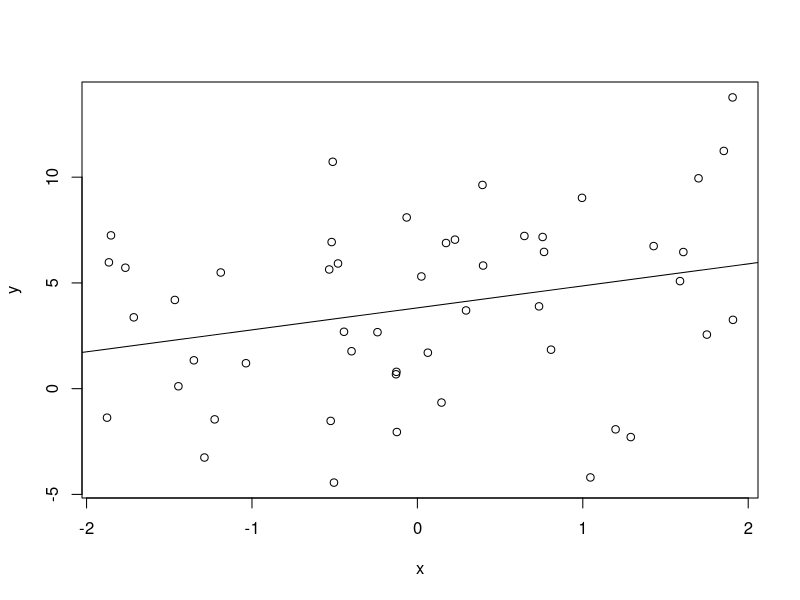
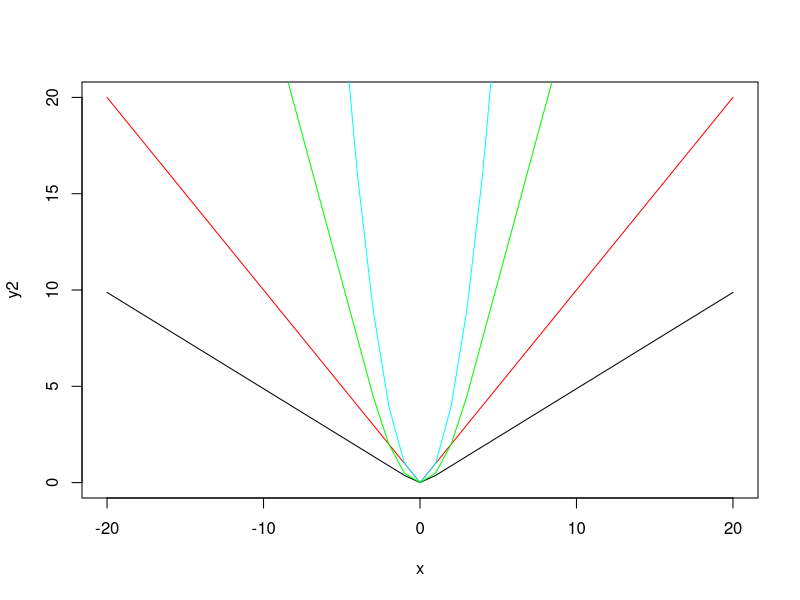

Source code (R) for these figures, in order: (Note: this script raises an error after producing the figures.)
## ---- chunk 1
knitr::opts_chunk$set(echo = TRUE)
## ---- chunk 2
set.seed(47)                            # Create example data
x <- runif(50,min=-2,max = 2)
e <- rnorm(50, 0, 4)  
y <- rnorm(100) + 0.5 * x
y <- 3 + 2 * x + e  
my_data <- data.frame(x, y)
head(my_data) 
plot(x, y)
model <- lm(y ~ x)
coef(model)
summary(model)
#y_pred = predict(model)
y_pred <- predict(model)
abline(model)

## ---- chunk 3

set.seed(1)
#x = runif(100,-100,100)
x= c(-20:20)
y1 = x**2
y2=  abs(x)
delta1 = 0.5
delta2 = 3
mse = 0.5 * (x**2)
mae1 = delta1 * (abs(x) - 0.5*delta1)
mae2 = delta2 * (abs(x) - 0.5*delta2)
huber_1 = ifelse( abs(x) <= delta1, mse, mae1)
huber_2 = ifelse( abs(x) <= delta2, mse, mae2)

#plot(x,col2,col = "red")
#par(new=TRUE)
#points(x,y1,col = "cyan")
#par(new=TRUE)
#points(x,y2,col = "black")

#df=data.frame(x,y1,y2,huber_1,huber_2)
#df <- as.data.frame(df)

#df2 = melt(data=df,id.vars ="x")
#df2
#plot(x, col2, col='blue', lty = 1,pch=19,lwd=1)
#points(x,y1,col = "cyan")
#points(x,y2,col = "black")

x
y1
y2
huber_1
huber_2

#huber1 <- function(x, a=5) ifelse (abs(x) <= a, 0.5*(x^2), a*abs(x)-0.5*a^2)




plot(x,y2,col = "red",type = "l")

lines(x,y1,col = "cyan")

lines(x,huber_1,col = "black")

lines(x,huber_2,col = "green")

#legend("top", legend=c("L1", "L2","Huber_1","Huber_2"),
#       col=c("red", "cyan","black","green"),lty =1)

## ---- chunk 4
#Gradient Descent Code

gradient_descent <- function(X,y,alpha,iterations,type){
  n = length(y)
  m <- runif(1, 0, 1)
  c <- runif(1, 0, 1)
  iter = 0
  hypothesis = m*X+c
  while (iter < iterations){
    
    if (type == "Quadratic"){
      loss = hypothesis - y
    }
    else if(type == "mean_absolute"){
      loss = hypothesis - y
      loss[loss>0] = 1
      loss[loss<0] = -1
    }
    else if (type == "huber"){
      delta = 5
      huber1 <- function(d, delta=5) ifelse (abs(d) <= a, 0.5*(d^2), a*abs(d)-0.5*d^2)
      loss = hypothesis - y
      loss[abs(loss) <= delta] = loss[abs(loss) <= delta]
      loss[abs(loss) > delta] = delta * sign(loss[abs(loss) > delta])
    }
    gradient = sum(loss*X)
    m_new <- m - alpha * ((1 / n) * gradient)
    c_new <- c - alpha *((1 / n) * sum(loss))
    m <- m_new
    c <- c_new
    hypothesis = m*X+c
    iter = iter +1
    }
  print(paste("Optimal intercept:", c, "Optimal slope:", m))
  return(m)
}


set.seed(1)
x = runif(50,-20,20)
e = rnorm(50,0,4)
y = 3 + 2 * x +e
gradient_descent(x,y,0.01,1000,"Quadratic")
print("Hi")
## ---- chunk 5
#Stochastic Gradient Descent
Stoc_gradient_descent <- function(X,y,alpha,iterations,type){
  n = length(y)
  m <- runif(1, 0, 1)
  c <- runif(1, 0, 1)
  iter = 0
  
  while (iter<iterations){
   
    iter = iter+1
    j=0
    while (j < n){
      hypothesis = m*X+c
      yhat = m * X + c
    
      if (type == "Quadratic"){
        loss = hypothesis - y
      }
      else if(type == "mean_absolute"){
        loss = hypothesis - y
        loss[loss>0] = 1
        loss[loss<0] = -1
      }
      else if (type == "huber"){
        delta = 5
        huber1 <- function(x, delta=5) ifelse (abs(x) <= a, 0.5*(x^2), a*abs(x)-0.5*a^2)
        loss = hypothesis - y
        loss[abs(loss) <= delta] = loss[abs(loss) <= delta]
        loss[abs(loss) > delta] = delta * sign(loss[abs(loss) > delta])
      }
      gradient = sum(X*loss)
      m_new <- m - alpha * ((1 / n) * gradient)
      c_new <- c - alpha * ((1 / n) * (sum(loss)))
      m <- m_new
      c <- c_new
      j = j+1
     
    }
    
  }
  #return(paste("Optimal intercept:", c, "Optimal slope:", m))  
  return(m)
  
}


## ---- chunk 6
#ans4a
set.seed(1)
x = runif(50,-20,20)
e = rnorm(50,0,4)
y = 3 + 2 * x +e
gradient_descent(x,y,0.01,1000,"huber")
Stoc_gradient_descent(x,y,0.01,1000,"huber")
#sgd(x,y,0.01,0.01,50,1000)
## ---- chunk 7
#plotting histogram
ana_list = c()
huber_list = c()
mse_list = c()
for (i in 1:10){
  x = matrix(runif(50,-20,20))
  e = rnorm(50,0,4)
  y = 3 + 2 * x + e
  X = cbind(1,x)
  #print(class(X))
  print(class(y))
  ana_list = append(ana_list,analytical_solution(X,y)[2])
  huber_list = append(huber_list,Stoc_gradient_descent(x,y,0.01,1000,"huber"))
  mse_list = append(mse_list,Stoc_gradient_descent(x,y,0.01,1000,"Quadratic"))
}
## ---- chunk 8
#Stoc_gradient_descent(x,y,0.01,1000,"huber")
#hist(ana_list)
#hist(huber_list)
hist(mse_list)
## ---- chunk 9
# ana_list = c()
# huber_list = c()
# mse_list = c()
# for (i in 1:5){
#   x = matrix(runif(5,-20,20))
#   e = rnorm(5,0,4)
#   y = 3 + 2 * x + e
# 
#   X = cbind(1,x)
#   set.seed(1)
#   sel_ten = sample(1:5,3)
#   sel_pos = sample(sel_ten,2)
#   sel_neg = setdiff(sel_ten,sel_pos)
#   # print(y[sel_pos])
#   # print(y[sel_neg])
#   # y[sel_pos] = invisible(lapply(y[sel_pos],double_val))
#   # y[sel_neg] = invisible(lapply(y[sel_neg],half_val))
#   # y1 = matrix(y)
#   # print(class(y1))
#   #ana_list = append(ana_list,analytical_solution(X,y1)[2])
#   huber_list = append(huber_list,Stoc_gradient_descent(x,y1,0.01,1000,"huber"))
#   mse_list = append(mse_list,Stoc_gradient_descent(x,y1,0.01,1000,"Quadratic"))
# }

ana_list = c()
huber_list = c()
mse_list = c()
for (i in 1:100){
  x = matrix(runif(50,-20,20))
  e = rnorm(50,0,4)
  y = 3 + 2 * x + e
  X = cbind(1,x)
  sel_ten = sample(1:50,5)
  sel_pos = sample(sel_ten,3)
  sel_neg = setdiff(sel_ten,sel_pos)
  y[sel_pos] = invisible(lapply(y[sel_pos],double_val))
  y[sel_neg] = invisible(lapply(y[sel_pos],half_val))
  y = matrix(unlist(y))
  ana_list = append(ana_list,analytical_solution(X,y)[2])
  huber_list = append(huber_list,Stoc_gradient_descent(x,y,0.01,1000,"huber"))
  mse_list = append(mse_list,Stoc_gradient_descent(x,y,0.01,1000,"Quadratic"))
 
}
print("done")
## ---- chunk 10
options(warn=-1)
## ---- chunk 11
  options(warn=-1)
  x = matrix(runif(25,-20,20))
  e = rnorm(25,0,4)
  y = 3 + 2 * x + e
  y
  X = cbind(1,x)
  sel_ten = sample(1:25,5)
  sel_ten
  sel_pos = sample(sel_ten,3)
  sel_pos
  sel_neg = setdiff(sel_ten,sel_pos)
  sel_neg
  y[sel_pos] = invisible(lapply(y[sel_pos],double_val))
  y[sel_neg] = invisible(lapply(y[sel_pos],half_val))
  y = matrix(unlist(y))
## ---- chunk 12
p1 = hist(ana_list)
p2 = hist(huber_list)
p3 = hist(mse_list)
plot( p1, col=rgb(0,0,1,1/4))  # first histogram
plot( p2, col=rgb(1,0,0,1/4), add=T)
plot( p3, col=rgb(0,1,0,1/4), add=T)
legend("topright",        # Add legend to plot
       c("analytical", "huber", "mse"),
       col = (c(rgb(0,0,1,1/4),rgb(1,0,0,1/4),rgb(0,1,0,1/4))),
       lty = 1,lwd=2)
## ---- chunk 13
# ans 4e add outliers in y 
x = matrix(runif(5,-20,20))
e = rnorm(5,0,4)
y = 3 + 2 * x + e
set.seed(1)
#select 0.1 of Y
double_val<- function(x){
  y = 2*x
  return(y)
}
half_val <- function(x){
  y = x/2
  return(y)
}
sel_ten = sample(1:5,3)
sel_pos = sample(sel_ten,1)
sel_neg = setdiff(sel_ten,sel_pos)
print(y)
class(y)
y[sel_pos] = invisible(lapply(y[sel_pos],double_val))
y[sel_neg] = invisible(lapply(y[sel_neg],half_val))
y = matrix(unlist(y))
print(y)
class(y)

## ---- chunk 14
#testing my code 
#Code for gradient descent


gradient_descent <- function(X,y,alpha,iterations,type){
  n = length(y)
  m <- runif(1, 0, 1)
  c <- runif(1, 0, 1)
  yhat <- m * X + c
  iter = 0
  for (i in iter:iterations){
    
    hypothesis = m*X+c
    yhat = m * X + c
    
    if (type == "Quadratic"){
      loss = hypothesis - y
  
    }
    else if(type == "mean_absolute"){
      loss = hypothesis - y
      loss[loss>0] = 1
      loss[loss<0] = -1
    }
    else if (type == "huber"){
      delta = 5
      huber1 <- function(x, delta=5) ifelse (abs(x) <= a, 0.5*(x^2), a*abs(x)-0.5*a^2)
      loss = hypothesis - y
      loss[abs(loss) <= delta] = loss[abs(loss) <= delta]
      loss[abs(loss) > delta] = delta * sign(loss[abs(loss) > delta])
    }
    gradient = sum(X*loss)
    m_new <- m - alpha * (1 / n) * gradient
    c_new <- c - alpha * (1 / n) * sum(loss)
    m <- m_new
    c <- c_new
    iter = iter +1
    return(paste("Optimal intercept:", c, "Optimal slope:", m))
    }
  
}


set.seed(1)
x = runif(50,-20,20)
e = rnorm(50,0,4)
y = 3 + 2 * x +e
gradient_descent(x,y,0.01,10,"huber")
print("Hi")
sgd <- function(x, y, learn_rate, conv_threshold, n, max_iter) {
  plot(x, y, col = "blue", pch = 20)
  m <- runif(1, 0, 1)
  c <- runif(1, 0, 1)
  #print(" real m and c")
  yhat <- m * x + c
  MSE <- sum((y - yhat) ^ 2) / n
  converged = F
  iterations = 0
  costs <- c()
  while(converged == F) {
    ## Implement the gradient descent algorithm
    m_new <- m - learn_rate * ((1 / n) * (sum((yhat - y) * x)))
    c_new <- c - learn_rate * ((1 / n) * (sum(yhat - y)))
    m <- m_new
    c <- c_new
    yhat <- m * x + c
    print(m)
    print(c)
    MSE_new <- sum((y - yhat) ^ 2) / n
    if(MSE - MSE_new <= conv_threshold) {
      abline(c, m)
      converged = T
      return(paste("Optimal intercept:", c, "Optimal slope:", m))
    }
    iterations = iterations + 1
    if(iterations > max_iter) {
      abline(c, m)
      converged = T
      
      return(paste("Optimal intercept: im here", c, "Optimal slope:", m))
    }
  }
}

# 
# sgd(X,y,0.01,0.5,2,0)
# 
# print("1st step")
#costfunc(theta,X,y)

## ---- chunk 15
#Stochastic Gradient Descent
gradient_descent <- function(X,y,alpha,iterations,convergence,type){
  n = length(y)
  m <- runif(1, 0, 1)
  c <- runif(1, 0, 1)
  yhat <- m * X + c
  #cost = costfunc(m,c,X,y)
  iter = 0
  #hypothesis = m*X+c
  for (i in iter:iterations){
    
    hypothesis = m*X+c
    yhat = m * X + c
    
    if (type == "Quadratic"){
      loss = hypothesis - y
  
    }
    else if(type == "mean_absolute"){
      loss = hypothesis - y
      loss[loss>0] = 1
      loss[loss<0] = -1
    }
    else if (type == "huber"){
      delta = 5
      huber1 <- function(x, delta=5) ifelse (abs(x) <= a, 0.5*(x^2), a*abs(x)-0.5*a^2)
      loss = hypothesis - y
      loss[abs(loss) <= delta] = loss[abs(loss) <= delta]
      loss[abs(loss) > delta] = delta * sign(loss[abs(loss) > delta])
    }
    gradient = sum(X*loss)
    m_new <- m - alpha * (1 / n) * gradient
    c_new <- c - alpha * (1 / n) * sum(loss)
    m <- m_new
    c <- c_new
    iter = iter +1
    return(paste("Optimal intercept:", c, "Optimal slope:", m))
    }
  
}
## ---- chunk 16
install.packages("pracma", repos="http://R-Forge.R-project.org")

## ---- chunk 17
# function for analytic solution
library(pracma)
analytical_solution <- function(x,y){
   theta2=solve((t(X)%*%X))%*%t(X)%*%y
   return(theta2)
}


set.seed(1)
X1= matrix(runif(5,-20,20))
#x <- matrix(c(1,1,1,2,3,4), nrow = 3,ncol = 2)
X =  cbind(1,X1)
e = rnorm(5,0,4)
y = 3 + 2 * X1 +e
theta2=analytical_solution(X,y)
theta2

## ---- chunk 18

## ---- chunk 19


## ---- chunk 20

## ---- chunk 21
sgd <- function(x, y, learn_rate, conv_threshold, n, max_iter) {
  plot(x, y, col = "blue", pch = 20)
  m <- runif(1, 0, 1)
  c <- runif(1, 0, 1)
  yhat <- m * x + c
  MSE <- sum((y - yhat) ^ 2) / n
  converged = F
  iterations = 0
  while(converged == F) {
    ## Implement the gradient descent algorithm
    m_new <- m - learn_rate * ((1 / n) * (sum((yhat - y) * x)))
    c_new <- c - learn_rate * ((1 / n) * (sum(yhat - y)))
    m <- m_new
    c <- c_new
    yhat <- m * x + c
    MSE_new <- sum((y - yhat) ^ 2) / n
    
    if(MSE - MSE_new <= conv_threshold) {
      abline(c, m) 
      converged = T
      return(paste("Optimal intercept:", c, "Optimal slope:", m))
    }
    iterations = iterations + 1
    if(iterations > max_iter) { 
      abline(c, m) 
      converged = T
      return(paste("Optimal intercept:", c, "Optimal slope:", m))
    }
  }
}


# Run the function
set.seed(1)
x = runif(50,-20,20)
e = rnorm(50,0,4)
y = 3 + 2 * x +e
gradientDesc(x,y, 0.0000293, 0.001, 32, 2500000)


## ---- chunk 22
gradient_descent <- function(X,y,alpha,iterations,type,convergence){
  n = length(y)
  m <- runif(1, 0, 1)
  c <- runif(1, 0, 1)
  iter = 0
  hypothesis = m*X+c
  converged = F
  MSE <- sum((y-hypothesis)^2)/n
  while (converged == F){
    hypothesis = m*X+c
    MSE_new = sum((y-hypothesis)^2)/n
    if (type == "Quadratic"){
      loss = hypothesis - y
    }
    else if(type == "mean_absolute"){
      loss = hypothesis - y
      loss[loss>0] = 1
      loss[loss<0] = -1
    }
    else if (type == "huber"){
      delta = 5
      huber1 <- function(d, delta=5) ifelse (abs(d) <= a, 0.5*(d^2), a*abs(d)-0.5*d^2)
      loss = hypothesis - y
      loss[abs(loss) <= delta] = loss[abs(loss) <= delta]
      loss[abs(loss) > delta] = delta * sign(loss[abs(loss) > delta])
    }
    gradient = sum(loss*X)
    m_new <- m - alpha * ((1 / n) * gradient)
    c_new <- c - alpha *((1 / n) * sum(loss))
    m <- m_new
    c <- c_new
    hypothesis = m*X+c
    iter = iter +1
    if(MSE - MSE_new <= convergence){
      #abline(c,m)
      converged = T
      print(paste("Optimal intercept:",c,"Optimal slope:",m))
      return (m)
    }
    if(iter > iterations){
      #abline(c,m)
      converged = T
      print(paste("Optimal intercept:",c,"Optimal slope:",m))
      return (m)
    }
    }
  #return(paste("Optimal intercept:", c, "Optimal slope:", m))
  
}

set.seed(1)
x = runif(50,-20,20)
e = rnorm(50,0,4)
y = 3 + 2 * x +e
gradient_descent(x,y,0.01,1000,"Quadratic",0.001)
print("Hi")
